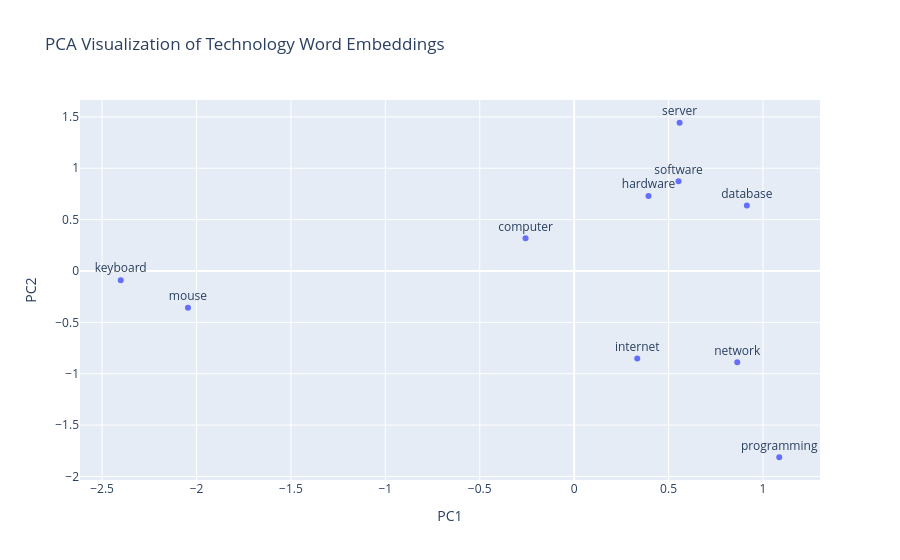

The notebook cell this image was saved under:
### Code cell
import plotly.express as px
import pandas as pd

# Prepare a DataFrame for Plotly
df = pd.DataFrame({
    "PC1": reduced[:, 0],
    "PC2": reduced[:, 1],
    "word": words
})

# Create interactive scatter plot
fig = px.scatter(
    df,
    x="PC1",
    y="PC2",
    text="word",          # show word labels on points
    hover_data=["PC1","PC2"],  # hover shows coordinates
    title="PCA Visualization of Technology Word Embeddings"
)

# Adjust text position slightly above the point
fig.update_traces(textposition='top center')

# Show the interactive plot
fig.show()

### Figure 1 — Plotly figure (JSON) as saved in the notebook; plotly's stock layout.template omitted (floating-point values rounded to 4 significant figures)
{"data": [{"hovertemplate": "PC1=%{x}<br>PC2=%{y}<br>word=%{text}<extra></extra>", "legendgroup": "", "marker": {"color": "#636efa", "symbol": "circle"}, "mode": "markers+text", "name": "", "orientation": "v", "showlegend": false, "text": ["computer", "internet", "software", "hardware", "keyboard", "mouse", "server", "network", "programming", "database"], "textposition": "top center", "type": "scatter", "x": [-0.2574, 0.3341, 0.5527, 0.3937, -2.401, -2.045, 0.5585, 0.8638, 1.086, 0.9146], "xaxis": "x", "y": [0.3182, -0.8519, 0.8723, 0.7299, -0.08897, -0.3578, 1.443, -0.8885, -1.813, 0.6369], "yaxis": "y"}], "layout": {"legend": {"tracegroupgap": 0}, "title": {"text": "PCA Visualization of Technology Word Embeddings"}, "xaxis": {"anchor": "y", "domain": [0, 1], "title": {"text": "PC1"}}, "yaxis": {"anchor": "x", "domain": [0, 1], "title": {"text": "PC2"}}}}
